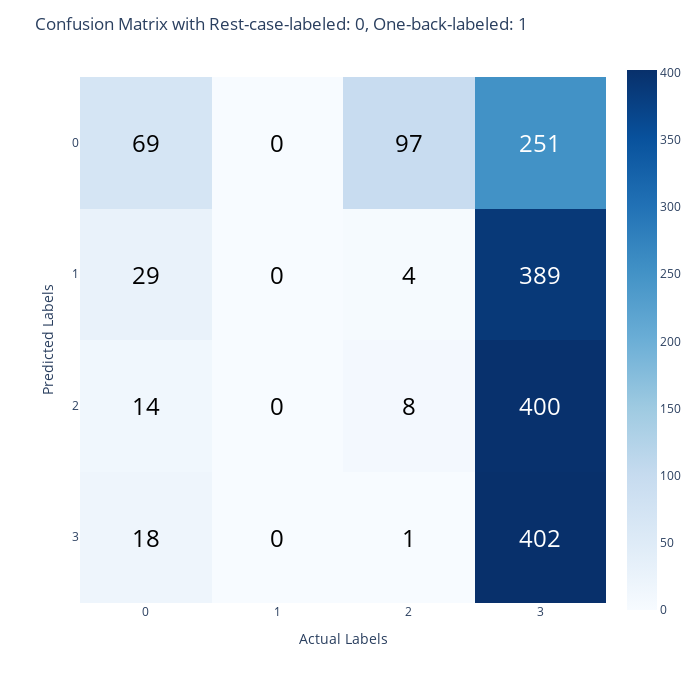

The notebook cell this image was saved under:
### Code cell
metrics(model=gnb)

### Figure 1 — Plotly figure (JSON) as saved in the notebook; plotly's stock layout.template omitted (floating-point values rounded to 4 significant figures)
{"data": [{"coloraxis": "coloraxis", "hovertemplate": "x: %{x}<br>y: %{y}<br>color: %{z}<extra></extra>", "name": "0", "type": "heatmap", "xaxis": "x", "yaxis": "y", "z": [[69, 0, 97, 251], [29, 0, 4, 389], [14, 0, 8, 400], [18, 0, 1, 402]]}], "layout": {"annotations": [{"font": {"color": "black", "size": 24}, "showarrow": false, "text": "69", "x": 0, "y": 0}, {"font": {"color": "black", "size": 24}, "showarrow": false, "text": "0", "x": 1, "y": 0}, {"font": {"color": "black", "size": 24}, "showarrow": false, "text": "97", "x": 2, "y": 0}, {"font": {"color": "white", "size": 24}, "showarrow": false, "text": "251", "x": 3, "y": 0}, {"font": {"color": "black", "size": 24}, "showarrow": false, "text": "29", "x": 0, "y": 1}, {"font": {"color": "black", "size": 24}, "showarrow": false, "text": "0", "x": 1, "y": 1}, {"font": {"color": "black", "size": 24}, "showarrow": false, "text": "4", "x": 2, "y": 1}, {"font": {"color": "white", "size": 24}, "showarrow": false, "text": "389", "x": 3, "y": 1}, {"font": {"color": "black", "size": 24}, "showarrow": false, "text": "14", "x": 0, "y": 2}, {"font": {"color": "black", "size": 24}, "showarrow": false, "text": "0", "x": 1, "y": 2}, {"font": {"color": "black", "size": 24}, "showarrow": false, "text": "8", "x": 2, "y": 2}, {"font": {"color": "white", "size": 24}, "showarrow": false, "text": "400", "x": 3, "y": 2}, {"font": {"color": "black", "size": 24}, "showarrow": false, "text": "18", "x": 0, "y": 3}, {"font": {"color": "black", "size": 24}, "showarrow": false, "text": "0", "x": 1, "y": 3}, {"font": {"color": "black", "size": 24}, "showarrow": false, "text": "1", "x": 2, "y": 3}, {"font": {"color": "white", "size": 24}, "showarrow": false, "text": "402", "x": 3, "y": 3}], "coloraxis": {"colorscale": [[0, "rgb(247,251,255)"], [0.125, "rgb(222,235,247)"], [0.25, "rgb(198,219,239)"], [0.375, "rgb(158,202,225)"], [0.5, "rgb(107,174,214)"], [0.625, "rgb(66,146,198)"], [0.75, "rgb(33,113,181)"], [0.875, "rgb(8,81,156)"], [1, "rgb(8,48,107)"]]}, "font": {"size": 12}, "height": 700, "margin": {"t": 60}, "title": {"text": "Confusion Matrix with Rest-case-labeled: 0, One-back-labeled: 1"}, "width": 700, "xaxis": {"anchor": "y", "constrain": "domain", "domain": [0, 1], "dtick": 1, "scaleanchor": "y", "tick0": 0, "title": {"text": "Actual Labels"}}, "yaxis": {"anchor": "x", "autorange": "reversed", "constrain": "domain", "domain": [0, 1], "dtick": 1, "tick0": 0, "title": {"text": "Predicted Labels"}}}}
